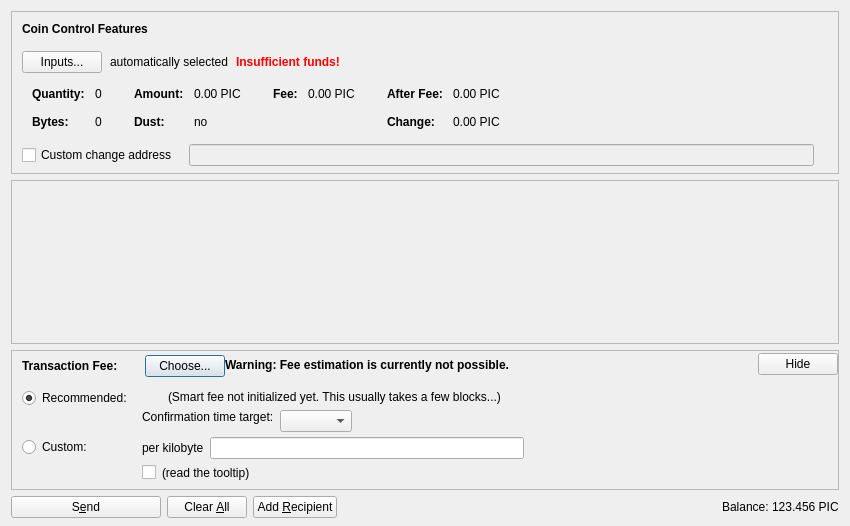
<?xml version="1.0" encoding="UTF-8"?>
<ui version="4.0">
 <class>SendCoinsDialog</class>
 <widget class="QDialog" name="SendCoinsDialog">
  <property name="geometry">
   <rect>
    <x>0</x>
    <y>0</y>
    <width>850</width>
    <height>526</height>
   </rect>
  </property>
  <property name="windowTitle">
   <string>Send Coins</string>
  </property>
  <layout class="QVBoxLayout" name="verticalLayout" stretch="0,1,0,0">
   <property name="bottomMargin">
    <number>8</number>
   </property>
   <item>
    <widget class="QFrame" name="frameCoinControl">
     <property name="sizePolicy">
      <sizepolicy hsizetype="Expanding" vsizetype="Expanding">
       <horstretch>0</horstretch>
       <verstretch>0</verstretch>
      </sizepolicy>
     </property>
     <property name="maximumSize">
      <size>
       <width>16777215</width>
       <height>16777215</height>
      </size>
     </property>
     <property name="frameShape">
      <enum>QFrame::StyledPanel</enum>
     </property>
     <property name="frameShadow">
      <enum>QFrame::Sunken</enum>
     </property>
     <layout class="QVBoxLayout" name="verticalLayoutCoinControl2">
      <property name="spacing">
       <number>0</number>
      </property>
      <property name="leftMargin">
       <number>0</number>
      </property>
      <property name="topMargin">
       <number>0</number>
      </property>
      <property name="rightMargin">
       <number>0</number>
      </property>
      <property name="bottomMargin">
       <number>6</number>
      </property>
      <item>
       <layout class="QVBoxLayout" name="verticalLayoutCoinControl" stretch="0,0,0,0,1">
        <property name="spacing">
         <number>0</number>
        </property>
        <property name="leftMargin">
         <number>10</number>
        </property>
        <property name="topMargin">
         <number>10</number>
        </property>
        <item>
         <layout class="QHBoxLayout" name="horizontalLayoutCoinControl1">
          <property name="bottomMargin">
           <number>15</number>
          </property>
          <item>
           <widget class="QLabel" name="labelCoinControlFeatures">
            <property name="sizePolicy">
             <sizepolicy hsizetype="Preferred" vsizetype="Maximum">
              <horstretch>0</horstretch>
              <verstretch>0</verstretch>
             </sizepolicy>
            </property>
            <property name="font">
             <font>
              <weight>75</weight>
              <bold>true</bold>
             </font>
            </property>
            <property name="styleSheet">
             <string notr="true">font-weight:bold;</string>
            </property>
            <property name="text">
             <string>Coin Control Features</string>
            </property>
           </widget>
          </item>
         </layout>
        </item>
        <item>
         <layout class="QHBoxLayout" name="horizontalLayoutCoinControl2" stretch="0,0,0,0">
          <property name="spacing">
           <number>8</number>
          </property>
          <property name="bottomMargin">
           <number>10</number>
          </property>
          <item>
           <widget class="QPushButton" name="pushButtonCoinControl">
            <property name="styleSheet">
             <string notr="true"/>
            </property>
            <property name="text">
             <string>Inputs...</string>
            </property>
            <property name="autoDefault">
             <bool>false</bool>
            </property>
           </widget>
          </item>
          <item>
           <widget class="QLabel" name="labelCoinControlAutomaticallySelected">
            <property name="text">
             <string>automatically selected</string>
            </property>
            <property name="margin">
             <number>5</number>
            </property>
           </widget>
          </item>
          <item>
           <widget class="QLabel" name="labelCoinControlInsuffFunds">
            <property name="font">
             <font>
              <weight>75</weight>
              <bold>true</bold>
             </font>
            </property>
            <property name="styleSheet">
             <string notr="true">color:red;font-weight:bold;</string>
            </property>
            <property name="text">
             <string>Insufficient funds!</string>
            </property>
            <property name="margin">
             <number>5</number>
            </property>
           </widget>
          </item>
          <item>
           <spacer name="horizontalSpacerCoinControl">
            <property name="orientation">
             <enum>Qt::Horizontal</enum>
            </property>
            <property name="sizeHint" stdset="0">
             <size>
              <width>40</width>
              <height>1</height>
             </size>
            </property>
           </spacer>
          </item>
         </layout>
        </item>
        <item>
         <widget class="QWidget" name="widgetCoinControl" native="true">
          <property name="sizePolicy">
           <sizepolicy hsizetype="Preferred" vsizetype="Preferred">
            <horstretch>0</horstretch>
            <verstretch>0</verstretch>
           </sizepolicy>
          </property>
          <property name="minimumSize">
           <size>
            <width>0</width>
            <height>0</height>
           </size>
          </property>
          <property name="styleSheet">
           <string notr="true"/>
          </property>
          <layout class="QHBoxLayout" name="horizontalLayoutCoinControl5">
           <property name="leftMargin">
            <number>0</number>
           </property>
           <property name="topMargin">
            <number>0</number>
           </property>
           <property name="rightMargin">
            <number>0</number>
           </property>
           <property name="bottomMargin">
            <number>0</number>
           </property>
           <item>
            <layout class="QHBoxLayout" name="horizontalLayoutCoinControl3" stretch="0,0,0,1">
             <property name="spacing">
              <number>20</number>
             </property>
             <property name="topMargin">
              <number>0</number>
             </property>
             <property name="bottomMargin">
              <number>10</number>
             </property>
             <item>
              <layout class="QFormLayout" name="formLayoutCoinControl1">
               <property name="horizontalSpacing">
                <number>10</number>
               </property>
               <property name="verticalSpacing">
                <number>14</number>
               </property>
               <property name="leftMargin">
                <number>10</number>
               </property>
               <property name="topMargin">
                <number>4</number>
               </property>
               <property name="rightMargin">
                <number>6</number>
               </property>
               <item row="0" column="0">
                <widget class="QLabel" name="labelCoinControlQuantityText">
                 <property name="font">
                  <font>
                   <weight>75</weight>
                   <bold>true</bold>
                  </font>
                 </property>
                 <property name="text">
                  <string>Quantity:</string>
                 </property>
                 <property name="margin">
                  <number>0</number>
                 </property>
                </widget>
               </item>
               <item row="0" column="1">
                <widget class="QLabel" name="labelCoinControlQuantity">
                 <property name="cursor">
                  <cursorShape>IBeamCursor</cursorShape>
                 </property>
                 <property name="contextMenuPolicy">
                  <enum>Qt::ActionsContextMenu</enum>
                 </property>
                 <property name="text">
                  <string notr="true">0</string>
                 </property>
                 <property name="margin">
                  <number>0</number>
                 </property>
                 <property name="textInteractionFlags">
                  <set>Qt::LinksAccessibleByMouse|Qt::TextSelectableByKeyboard|Qt::TextSelectableByMouse</set>
                 </property>
                </widget>
               </item>
               <item row="1" column="0">
                <widget class="QLabel" name="labelCoinControlBytesText">
                 <property name="font">
                  <font>
                   <weight>75</weight>
                   <bold>true</bold>
                  </font>
                 </property>
                 <property name="text">
                  <string>Bytes:</string>
                 </property>
                </widget>
               </item>
               <item row="1" column="1">
                <widget class="QLabel" name="labelCoinControlBytes">
                 <property name="cursor">
                  <cursorShape>IBeamCursor</cursorShape>
                 </property>
                 <property name="contextMenuPolicy">
                  <enum>Qt::ActionsContextMenu</enum>
                 </property>
                 <property name="text">
                  <string notr="true">0</string>
                 </property>
                 <property name="textInteractionFlags">
                  <set>Qt::LinksAccessibleByMouse|Qt::TextSelectableByKeyboard|Qt::TextSelectableByMouse</set>
                 </property>
                </widget>
               </item>
              </layout>
             </item>
             <item>
              <layout class="QFormLayout" name="formLayoutCoinControl2">
               <property name="horizontalSpacing">
                <number>10</number>
               </property>
               <property name="verticalSpacing">
                <number>14</number>
               </property>
               <property name="leftMargin">
                <number>6</number>
               </property>
               <property name="topMargin">
                <number>4</number>
               </property>
               <property name="rightMargin">
                <number>6</number>
               </property>
               <item row="0" column="0">
                <widget class="QLabel" name="labelCoinControlAmountText">
                 <property name="font">
                  <font>
                   <weight>75</weight>
                   <bold>true</bold>
                  </font>
                 </property>
                 <property name="text">
                  <string>Amount:</string>
                 </property>
                 <property name="margin">
                  <number>0</number>
                 </property>
                </widget>
               </item>
               <item row="0" column="1">
                <widget class="QLabel" name="labelCoinControlAmount">
                 <property name="cursor">
                  <cursorShape>IBeamCursor</cursorShape>
                 </property>
                 <property name="contextMenuPolicy">
                  <enum>Qt::ActionsContextMenu</enum>
                 </property>
                 <property name="text">
                  <string notr="true">0.00 PIC</string>
                 </property>
                 <property name="textInteractionFlags">
                  <set>Qt::LinksAccessibleByMouse|Qt::TextSelectableByKeyboard|Qt::TextSelectableByMouse</set>
                 </property>
                </widget>
               </item>
               <item row="1" column="0">
                <widget class="QLabel" name="labelCoinControlLowOutputText">
                 <property name="font">
                  <font>
                   <weight>75</weight>
                   <bold>true</bold>
                  </font>
                 </property>
                 <property name="text">
                  <string>Dust:</string>
                 </property>
                </widget>
               </item>
               <item row="1" column="1">
                <widget class="QLabel" name="labelCoinControlLowOutput">
                 <property name="cursor">
                  <cursorShape>IBeamCursor</cursorShape>
                 </property>
                 <property name="contextMenuPolicy">
                  <enum>Qt::ActionsContextMenu</enum>
                 </property>
                 <property name="text">
                  <string notr="true">no</string>
                 </property>
                 <property name="textInteractionFlags">
                  <set>Qt::LinksAccessibleByMouse|Qt::TextSelectableByKeyboard|Qt::TextSelectableByMouse</set>
                 </property>
                </widget>
               </item>
              </layout>
             </item>
             <item>
              <layout class="QFormLayout" name="formLayoutCoinControl3">
               <property name="horizontalSpacing">
                <number>10</number>
               </property>
               <property name="verticalSpacing">
                <number>14</number>
               </property>
               <property name="leftMargin">
                <number>6</number>
               </property>
               <property name="topMargin">
                <number>4</number>
               </property>
               <property name="rightMargin">
                <number>6</number>
               </property>
               <item row="0" column="0">
                <widget class="QLabel" name="labelCoinControlFeeText">
                 <property name="font">
                  <font>
                   <weight>75</weight>
                   <bold>true</bold>
                  </font>
                 </property>
                 <property name="text">
                  <string>Fee:</string>
                 </property>
                 <property name="margin">
                  <number>0</number>
                 </property>
                </widget>
               </item>
               <item row="0" column="1">
                <widget class="QLabel" name="labelCoinControlFee">
                 <property name="cursor">
                  <cursorShape>IBeamCursor</cursorShape>
                 </property>
                 <property name="contextMenuPolicy">
                  <enum>Qt::ActionsContextMenu</enum>
                 </property>
                 <property name="text">
                  <string notr="true">0.00 PIC</string>
                 </property>
                 <property name="textInteractionFlags">
                  <set>Qt::LinksAccessibleByMouse|Qt::TextSelectableByKeyboard|Qt::TextSelectableByMouse</set>
                 </property>
                </widget>
               </item>
              </layout>
             </item>
             <item>
              <layout class="QFormLayout" name="formLayoutCoinControl4">
               <property name="horizontalSpacing">
                <number>10</number>
               </property>
               <property name="verticalSpacing">
                <number>14</number>
               </property>
               <property name="leftMargin">
                <number>6</number>
               </property>
               <property name="topMargin">
                <number>4</number>
               </property>
               <property name="rightMargin">
                <number>6</number>
               </property>
               <item row="0" column="0">
                <widget class="QLabel" name="labelCoinControlAfterFeeText">
                 <property name="font">
                  <font>
                   <weight>75</weight>
                   <bold>true</bold>
                  </font>
                 </property>
                 <property name="text">
                  <string>After Fee:</string>
                 </property>
                 <property name="margin">
                  <number>0</number>
                 </property>
                </widget>
               </item>
               <item row="0" column="1">
                <widget class="QLabel" name="labelCoinControlAfterFee">
                 <property name="cursor">
                  <cursorShape>IBeamCursor</cursorShape>
                 </property>
                 <property name="contextMenuPolicy">
                  <enum>Qt::ActionsContextMenu</enum>
                 </property>
                 <property name="text">
                  <string notr="true">0.00 PIC</string>
                 </property>
                 <property name="textInteractionFlags">
                  <set>Qt::LinksAccessibleByMouse|Qt::TextSelectableByKeyboard|Qt::TextSelectableByMouse</set>
                 </property>
                </widget>
               </item>
               <item row="1" column="0">
                <widget class="QLabel" name="labelCoinControlChangeText">
                 <property name="font">
                  <font>
                   <weight>75</weight>
                   <bold>true</bold>
                  </font>
                 </property>
                 <property name="text">
                  <string>Change:</string>
                 </property>
                </widget>
               </item>
               <item row="1" column="1">
                <widget class="QLabel" name="labelCoinControlChange">
                 <property name="cursor">
                  <cursorShape>IBeamCursor</cursorShape>
                 </property>
                 <property name="contextMenuPolicy">
                  <enum>Qt::ActionsContextMenu</enum>
                 </property>
                 <property name="text">
                  <string notr="true">0.00 PIC</string>
                 </property>
                 <property name="textInteractionFlags">
                  <set>Qt::LinksAccessibleByMouse|Qt::TextSelectableByKeyboard|Qt::TextSelectableByMouse</set>
                 </property>
                </widget>
               </item>
              </layout>
             </item>
            </layout>
           </item>
          </layout>
         </widget>
        </item>
        <item>
         <layout class="QHBoxLayout" name="horizontalLayoutCoinControl4" stretch="0,0,0">
          <property name="spacing">
           <number>12</number>
          </property>
          <property name="sizeConstraint">
           <enum>QLayout::SetDefaultConstraint</enum>
          </property>
          <property name="topMargin">
           <number>5</number>
          </property>
          <property name="rightMargin">
           <number>5</number>
          </property>
          <item>
           <widget class="QCheckBox" name="checkBoxCoinControlChange">
            <property name="toolTip">
             <string>If this is activated, but the change address is empty or invalid, change will be sent to a newly generated address.</string>
            </property>
            <property name="text">
             <string>Custom change address</string>
            </property>
           </widget>
          </item>
          <item>
           <widget class="QValidatedLineEdit" name="lineEditCoinControlChange">
            <property name="enabled">
             <bool>false</bool>
            </property>
            <property name="sizePolicy">
             <sizepolicy hsizetype="Expanding" vsizetype="Fixed">
              <horstretch>0</horstretch>
              <verstretch>0</verstretch>
             </sizepolicy>
            </property>
           </widget>
          </item>
          <item>
           <widget class="QLabel" name="labelCoinControlChangeLabel">
            <property name="sizePolicy">
             <sizepolicy hsizetype="Preferred" vsizetype="Expanding">
              <horstretch>0</horstretch>
              <verstretch>0</verstretch>
             </sizepolicy>
            </property>
            <property name="minimumSize">
             <size>
              <width>0</width>
              <height>0</height>
             </size>
            </property>
            <property name="text">
             <string/>
            </property>
            <property name="margin">
             <number>3</number>
            </property>
           </widget>
          </item>
         </layout>
        </item>
        <item>
         <spacer name="verticalSpacerCoinControl">
          <property name="orientation">
           <enum>Qt::Vertical</enum>
          </property>
          <property name="sizeHint" stdset="0">
           <size>
            <width>800</width>
            <height>1</height>
           </size>
          </property>
         </spacer>
        </item>
       </layout>
      </item>
     </layout>
    </widget>
   </item>
   <item>
    <widget class="QScrollArea" name="scrollArea">
     <property name="widgetResizable">
      <bool>true</bool>
     </property>
     <widget class="QWidget" name="scrollAreaWidgetContents">
      <property name="geometry">
       <rect>
        <x>0</x>
        <y>0</y>
        <width>830</width>
        <height>104</height>
       </rect>
      </property>
      <layout class="QVBoxLayout" name="verticalLayout_2" stretch="0,1">
       <property name="leftMargin">
        <number>0</number>
       </property>
       <property name="topMargin">
        <number>0</number>
       </property>
       <property name="rightMargin">
        <number>0</number>
       </property>
       <property name="bottomMargin">
        <number>0</number>
       </property>
       <item>
        <layout class="QVBoxLayout" name="entries">
         <property name="spacing">
          <number>6</number>
         </property>
        </layout>
       </item>
       <item>
        <spacer name="verticalSpacer">
         <property name="orientation">
          <enum>Qt::Vertical</enum>
         </property>
         <property name="sizeHint" stdset="0">
          <size>
           <width>20</width>
           <height>40</height>
          </size>
         </property>
        </spacer>
       </item>
      </layout>
     </widget>
    </widget>
   </item>
   <item>
    <widget class="QFrame" name="frameFee">
     <property name="sizePolicy">
      <sizepolicy hsizetype="Expanding" vsizetype="Expanding">
       <horstretch>0</horstretch>
       <verstretch>0</verstretch>
      </sizepolicy>
     </property>
     <property name="maximumSize">
      <size>
       <width>16777215</width>
       <height>16777215</height>
      </size>
     </property>
     <property name="frameShape">
      <enum>QFrame::StyledPanel</enum>
     </property>
     <property name="frameShadow">
      <enum>QFrame::Sunken</enum>
     </property>
     <layout class="QVBoxLayout" name="verticalLayoutFee1">
      <property name="spacing">
       <number>0</number>
      </property>
      <property name="leftMargin">
       <number>0</number>
      </property>
      <property name="topMargin">
       <number>0</number>
      </property>
      <property name="rightMargin">
       <number>0</number>
      </property>
      <property name="bottomMargin">
       <number>0</number>
      </property>
      <item>
       <layout class="QVBoxLayout" name="verticalLayoutFee2" stretch="0,0,0">
        <property name="spacing">
         <number>0</number>
        </property>
        <property name="leftMargin">
         <number>10</number>
        </property>
        <property name="topMargin">
         <number>0</number>
        </property>
        <item>
         <layout class="QHBoxLayout" name="horizontalLayoutFee1">
          <property name="bottomMargin">
           <number>0</number>
          </property>
          <item>
           <layout class="QVBoxLayout" name="verticalLayoutFee7">
            <property name="spacing">
             <number>0</number>
            </property>
            <item>
             <spacer name="verticalSpacerSmartFee">
              <property name="orientation">
               <enum>Qt::Vertical</enum>
              </property>
              <property name="sizeType">
               <enum>QSizePolicy::Fixed</enum>
              </property>
              <property name="sizeHint" stdset="0">
               <size>
                <width>1</width>
                <height>4</height>
               </size>
              </property>
             </spacer>
            </item>
            <item>
             <layout class="QHBoxLayout" name="horizontalLayoutSmartFee">
              <property name="spacing">
               <number>10</number>
              </property>
              <item>
               <widget class="QLabel" name="labelFeeHeadline">
                <property name="sizePolicy">
                 <sizepolicy hsizetype="Preferred" vsizetype="Maximum">
                  <horstretch>0</horstretch>
                  <verstretch>0</verstretch>
                 </sizepolicy>
                </property>
                <property name="font">
                 <font>
                  <weight>75</weight>
                  <bold>true</bold>
                 </font>
                </property>
                <property name="styleSheet">
                 <string notr="true">font-weight:bold;</string>
                </property>
                <property name="text">
                 <string>Transaction Fee:</string>
                </property>
               </widget>
              </item>
              <item>
               <widget class="QLabel" name="labelFeeMinimized">
                <property name="text">
                 <string/>
                </property>
               </widget>
              </item>
              <item>
               <widget class="QPushButton" name="buttonChooseFee">
                <property name="text">
                 <string>Choose...</string>
                </property>
               </widget>
              </item>
             </layout>
            </item>
            <item>
             <spacer name="verticalSpacer_5">
              <property name="orientation">
               <enum>Qt::Vertical</enum>
              </property>
              <property name="sizeHint" stdset="0">
               <size>
                <width>1</width>
                <height>1</height>
               </size>
              </property>
             </spacer>
            </item>
           </layout>
          </item>
          <item>
           <widget class="QLabel" name="fallbackFeeWarningLabel">
            <property name="toolTip">
             <string>Using the fallbackfee can result in sending a transaction that will take several hours or days (or never) to confirm. Consider choosing your fee manually or wait until you have validated the complete chain.</string>
            </property>
            <property name="font">
            <font>
                <weight>75</weight>
                <bold>true</bold>
            </font>
            </property>
            <property name="text">
             <string>Warning: Fee estimation is currently not possible.</string>
            </property>
            <property name="wordWrap">
             <bool>false</bool>
            </property>
           </widget>
          </item>
          <item>
           <spacer name="horizontalSpacer_4">
            <property name="orientation">
             <enum>Qt::Horizontal</enum>
            </property>
            <property name="sizeType">
             <enum>QSizePolicy::MinimumExpanding</enum>
            </property>
            <property name="sizeHint" stdset="0">
             <size>
              <width>40</width>
              <height>20</height>
             </size>
            </property>
           </spacer>
          </item>
          <item>
           <widget class="QPushButton" name="buttonMinimizeFee">
            <property name="toolTip">
             <string>collapse fee-settings</string>
            </property>
            <property name="text">
             <string>Hide</string>
            </property>
           </widget>
          </item>
         </layout>
        </item>
        <item>
         <widget class="QFrame" name="frameFeeSelection">
          <layout class="QVBoxLayout" name="verticalLayoutFee12">
           <property name="spacing">
            <number>0</number>
           </property>
           <property name="leftMargin">
            <number>0</number>
           </property>
           <property name="topMargin">
            <number>0</number>
           </property>
           <property name="rightMargin">
            <number>0</number>
           </property>
           <property name="bottomMargin">
            <number>0</number>
           </property>
           <item>
            <layout class="QGridLayout" name="gridLayoutFee">
             <property name="topMargin">
              <number>10</number>
             </property>
             <property name="bottomMargin">
              <number>4</number>
             </property>
             <property name="horizontalSpacing">
              <number>10</number>
             </property>
             <property name="verticalSpacing">
              <number>4</number>
             </property>
             <item row="1" column="1">
              <layout class="QVBoxLayout" name="verticalLayoutFee8">
               <property name="spacing">
                <number>6</number>
               </property>
               <item>
                <layout class="QHBoxLayout" name="horizontalLayoutFee13">
                 <item>
                  <widget class="QLabel" name="labelCustomPerKilobyte">
                   <property name="toolTip">
                    <string>If the custom fee is set to 1000 satoshis and the transaction is only 250 bytes, then &quot;per kilobyte&quot; only pays 250 satoshis in fee, while &quot;total at least&quot; pays 1000 satoshis. For transactions bigger than a kilobyte both pay by kilobyte.</string>
                   </property>
                   <property name="text">
                    <string>per kilobyte</string>
                   </property>
                  </widget>
                 </item>
                 <item>
                  <widget class="BitcoinAmountField" name="customFee"/>
                 </item>
                 <item>
                  <spacer name="horizontalSpacer_6">
                   <property name="orientation">
                    <enum>Qt::Horizontal</enum>
                   </property>
                   <property name="sizeHint" stdset="0">
                    <size>
                     <width>1</width>
                     <height>1</height>
                    </size>
                   </property>
                  </spacer>
                 </item>
                </layout>
               </item>
               <item>
                <layout class="QHBoxLayout" name="horizontalLayoutFee8">
                 <item>
                  <widget class="QCheckBox" name="checkBoxMinimumFee">
                   <property name="toolTip">
                    <string>Paying only the minimum fee is just fine as long as there is less transaction volume than space in the blocks. But be aware that this can end up in a never confirming transaction once there is more demand for OG transactions than the network can process.</string>
                   </property>
                   <property name="text">
                    <string/>
                   </property>
                  </widget>
                 </item>
                 <item>
                  <widget class="QLabel" name="labelMinFeeWarning">
                   <property name="enabled">
                    <bool>true</bool>
                   </property>
                   <property name="toolTip">
                    <string>Paying only the minimum fee is just fine as long as there is less transaction volume than space in the blocks. But be aware that this can end up in a never confirming transaction once there is more demand for OG transactions than the network can process.</string>
                   </property>
                   <property name="text">
                    <string>(read the tooltip)</string>
                   </property>
                   <property name="margin">
                    <number>5</number>
                   </property>
                  </widget>
                 </item>
                 <item>
                  <spacer name="horizontalSpacer_2">
                   <property name="orientation">
                    <enum>Qt::Horizontal</enum>
                   </property>
                   <property name="sizeHint" stdset="0">
                    <size>
                     <width>1</width>
                     <height>1</height>
                    </size>
                   </property>
                  </spacer>
                 </item>
                </layout>
               </item>
              </layout>
             </item>
             <item row="0" column="0">
              <layout class="QVBoxLayout" name="verticalLayoutFee4" stretch="0,1">
               <item>
                <widget class="QRadioButton" name="radioSmartFee">
                 <property name="text">
                  <string>Recommended:</string>
                 </property>
                 <property name="checked">
                  <bool>true</bool>
                 </property>
                 <attribute name="buttonGroup">
                  <string notr="true">groupFee</string>
                 </attribute>
                </widget>
               </item>
               <item>
                <spacer name="verticalSpacer_2">
                 <property name="orientation">
                  <enum>Qt::Vertical</enum>
                 </property>
                 <property name="sizeHint" stdset="0">
                  <size>
                   <width>1</width>
                   <height>1</height>
                  </size>
                 </property>
                </spacer>
               </item>
              </layout>
             </item>
             <item row="1" column="0">
              <layout class="QVBoxLayout" name="verticalLayoutFee9" stretch="0,1">
               <item>
                <widget class="QRadioButton" name="radioCustomFee">
                 <property name="text">
                  <string>Custom:</string>
                 </property>
                 <attribute name="buttonGroup">
                  <string notr="true">groupFee</string>
                 </attribute>
                </widget>
               </item>
               <item>
                <spacer name="verticalSpacer_6">
                 <property name="orientation">
                  <enum>Qt::Vertical</enum>
                 </property>
                 <property name="sizeHint" stdset="0">
                  <size>
                   <width>1</width>
                   <height>1</height>
                  </size>
                 </property>
                </spacer>
               </item>
              </layout>
             </item>
             <item row="0" column="1">
              <layout class="QVBoxLayout" name="verticalLayoutFee3" stretch="0,0,1">
               <property name="spacing">
                <number>6</number>
               </property>
               <property name="topMargin">
                <number>2</number>
               </property>
               <item>
                <layout class="QHBoxLayout" name="horizontalLayoutFee12">
                 <item>
                  <widget class="QLabel" name="labelSmartFee">
                   <property name="text">
                    <string/>
                   </property>
                   <property name="margin">
                    <number>2</number>
                   </property>
                  </widget>
                 </item>
                 <item>
                  <widget class="QLabel" name="labelFeeEstimation">
                   <property name="text">
                    <string/>
                   </property>
                  </widget>
                 </item>
                 <item>
                  <widget class="QLabel" name="labelSmartFee2">
                   <property name="text">
                    <string>(Smart fee not initialized yet. This usually takes a few blocks...)</string>
                   </property>
                   <property name="margin">
                    <number>2</number>
                   </property>
                  </widget>
                 </item>
                 <item>
                  <spacer name="horizontalSpacer_5">
                   <property name="orientation">
                    <enum>Qt::Horizontal</enum>
                   </property>
                   <property name="sizeHint" stdset="0">
                    <size>
                     <width>1</width>
                     <height>1</height>
                    </size>
                   </property>
                  </spacer>
                 </item>
                </layout>
               </item>
               <item>
                <layout class="QHBoxLayout" name="horizontalLayoutFee9">
                 <item>
                  <layout class="QVBoxLayout" name="verticalLayoutFee6">
                   <item>
                    <widget class="QLabel" name="labelSmartFee3">
                     <property name="text">
                      <string>Confirmation time target:</string>
                     </property>
                     <property name="margin">
                      <number>2</number>
                     </property>
                    </widget>
                   </item>
                   <item>
                    <spacer name="verticalSpacer_3">
                     <property name="orientation">
                      <enum>Qt::Vertical</enum>
                     </property>
                     <property name="sizeHint" stdset="0">
                      <size>
                       <width>1</width>
                       <height>1</height>
                      </size>
                     </property>
                    </spacer>
                   </item>
                  </layout>
                 </item>
                 <item>
                  <layout class="QVBoxLayout" name="verticalLayoutFee5">
                   <property name="rightMargin">
                    <number>30</number>
                   </property>
                   <item>
                    <layout class="QHBoxLayout" name="horizontalLayoutConfTarget">
                     <property name="bottomMargin">
                      <number>0</number>
                     </property>
                     <item>
                      <widget class="QComboBox" name="confTargetSelector"/>
                     </item>
                     <item>
                      <spacer name="horizontalSpacerConfTarget">
                       <property name="orientation">
                        <enum>Qt::Horizontal</enum>
                       </property>
                       <property name="sizeHint" stdset="0">
                        <size>
                         <width>40</width>
                         <height>20</height>
                        </size>
                       </property>
                      </spacer>
                     </item>
                    </layout>
                   </item>
                  </layout>
                 </item>
                </layout>
               </item>
               <item>
                <spacer name="verticalSpacer_4">
                 <property name="orientation">
                  <enum>Qt::Vertical</enum>
                 </property>
                 <property name="sizeHint" stdset="0">
                  <size>
                   <width>1</width>
                   <height>1</height>
                  </size>
                 </property>
                </spacer>
               </item>
              </layout>
             </item>
            </layout>
           </item>
          </layout>
         </widget>
        </item>
        <item>
         <spacer name="verticalSpacerFee">
          <property name="orientation">
           <enum>Qt::Vertical</enum>
          </property>
          <property name="sizeHint" stdset="0">
           <size>
            <width>40</width>
            <height>5</height>
           </size>
          </property>
         </spacer>
        </item>
       </layout>
      </item>
     </layout>
    </widget>
   </item>
   <item>
    <layout class="QHBoxLayout" name="horizontalLayout">
     <item>
      <widget class="QPushButton" name="sendButton">
       <property name="minimumSize">
        <size>
         <width>150</width>
         <height>0</height>
        </size>
       </property>
       <property name="toolTip">
        <string>Confirm the send action</string>
       </property>
       <property name="text">
        <string>S&amp;end</string>
       </property>
       <property name="icon">
        <iconset resource="../bitcoin.qrc">
         <normaloff>:/icons/send</normaloff>:/icons/send</iconset>
       </property>
       <property name="autoDefault">
        <bool>false</bool>
       </property>
       <property name="default">
        <bool>false</bool>
       </property>
      </widget>
     </item>
     <item>
      <widget class="QPushButton" name="clearButton">
       <property name="sizePolicy">
        <sizepolicy hsizetype="Minimum" vsizetype="Fixed">
         <horstretch>0</horstretch>
         <verstretch>0</verstretch>
        </sizepolicy>
       </property>
       <property name="toolTip">
        <string>Clear all fields of the form.</string>
       </property>
       <property name="text">
        <string>Clear &amp;All</string>
       </property>
       <property name="icon">
        <iconset resource="../bitcoin.qrc">
         <normaloff>:/icons/remove</normaloff>:/icons/remove</iconset>
       </property>
       <property name="autoDefault">
        <bool>false</bool>
       </property>
      </widget>
     </item>
     <item>
      <widget class="QPushButton" name="addButton">
       <property name="toolTip">
        <string>Send to multiple recipients at once</string>
       </property>
       <property name="text">
        <string>Add &amp;Recipient</string>
       </property>
       <property name="icon">
        <iconset resource="../bitcoin.qrc">
         <normaloff>:/icons/add</normaloff>:/icons/add</iconset>
       </property>
       <property name="autoDefault">
        <bool>false</bool>
       </property>
      </widget>
     </item>
     <item>
      <spacer name="horizontalSpacer">
       <property name="orientation">
        <enum>Qt::Horizontal</enum>
       </property>
       <property name="sizeHint" stdset="0">
        <size>
         <width>40</width>
         <height>20</height>
        </size>
       </property>
      </spacer>
     </item>
     <item>
      <layout class="QHBoxLayout" name="horizontalLayout_2">
       <property name="spacing">
        <number>3</number>
       </property>
       <item>
        <widget class="QLabel" name="label">
         <property name="sizePolicy">
          <sizepolicy hsizetype="Preferred" vsizetype="Fixed">
           <horstretch>0</horstretch>
           <verstretch>0</verstretch>
          </sizepolicy>
         </property>
         <property name="text">
          <string>Balance:</string>
         </property>
        </widget>
       </item>
       <item>
        <widget class="QLabel" name="labelBalance">
         <property name="sizePolicy">
          <sizepolicy hsizetype="Preferred" vsizetype="Fixed">
           <horstretch>0</horstretch>
           <verstretch>0</verstretch>
          </sizepolicy>
         </property>
         <property name="cursor">
          <cursorShape>IBeamCursor</cursorShape>
         </property>
         <property name="text">
          <string notr="true">123.456 PIC</string>
         </property>
         <property name="textInteractionFlags">
          <set>Qt::LinksAccessibleByMouse|Qt::TextSelectableByKeyboard|Qt::TextSelectableByMouse</set>
         </property>
        </widget>
       </item>
      </layout>
     </item>
    </layout>
   </item>
  </layout>
 </widget>
 <customwidgets>
  <customwidget>
   <class>QValidatedLineEdit</class>
   <extends>QLineEdit</extends>
   <header>qvalidatedlineedit.h</header>
  </customwidget>
  <customwidget>
   <class>BitcoinAmountField</class>
   <extends>QLineEdit</extends>
   <header>bitcoinamountfield.h</header>
   <container>1</container>
  </customwidget>
 </customwidgets>
 <resources>
  <include location="../bitcoin.qrc"/>
 </resources>
 <connections/>
 <buttongroups>
  <buttongroup name="groupFee"/>
 </buttongroups>
</ui>
